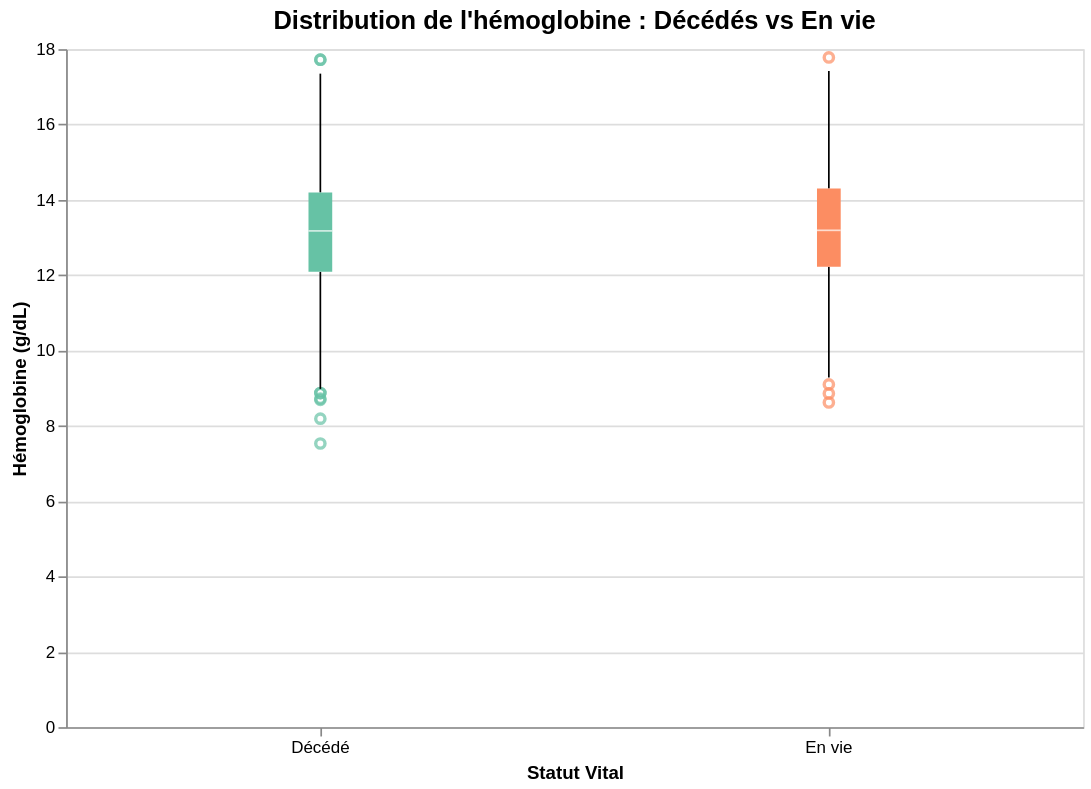

Here is the notebook cell this chart was saved with:
### Code cell
# Boxplot hemoglobine selon le statut vital (decede vs en vie)
df_hb = df_analyse[df_analyse['concept_source_value'] == 'hb'].copy()

df_hb['statut_vital'] = df_hb['death_datetime'].isna().map({True: 'En vie', False: 'Décédé'})

chart_vital = alt.Chart(df_hb).mark_boxplot(extent=1.5).encode(
    x=alt.X('statut_vital:N', title='Statut Vital', axis=alt.Axis(labelAngle=0)),
    y=alt.Y('transformed_value:Q', title='Hémoglobine (g/dL)'),
    color=alt.Color('statut_vital:N', legend=None, scale=alt.Scale(scheme='set2'))
).properties(
    width=600,
    height=400,
    title='Distribution de l\'hémoglobine : Décédés vs En vie'
).configure_title(
    fontSize=15,
    anchor='middle'
)

chart_vital.display()

### Figure 1 — Vega-Lite specification as saved in the notebook (floating-point values rounded to 4 significant figures; data arrays with more than 128 entries replaced by an {"elided": "..."} marker saying what was removed)
{"config": {"view": {"continuousWidth": 300, "continuousHeight": 300}, "title": {"anchor": "middle", "fontSize": 15}}, "data": {"name": "data-9ccbf19167f3b2445adef85476609d35"}, "mark": {"type": "boxplot", "extent": 1.5}, "encoding": {"color": {"field": "statut_vital", "legend": null, "scale": {"scheme": "set2"}, "type": "nominal"}, "x": {"axis": {"labelAngle": 0}, "field": "statut_vital", "title": "Statut Vital", "type": "nominal"}, "y": {"field": "transformed_value", "title": "Hémoglobine (g/dL)", "type": "quantitative"}}, "height": 400, "title": "Distribution de l'hémoglobine : Décédés vs En vie", "width": 600, "$schema": "https://vega.github.io/schema/vega-lite/v6.4.1.json", "datasets": {"data-9ccbf19167f3b2445adef85476609d35": {"elided": "2077 records"}}}
